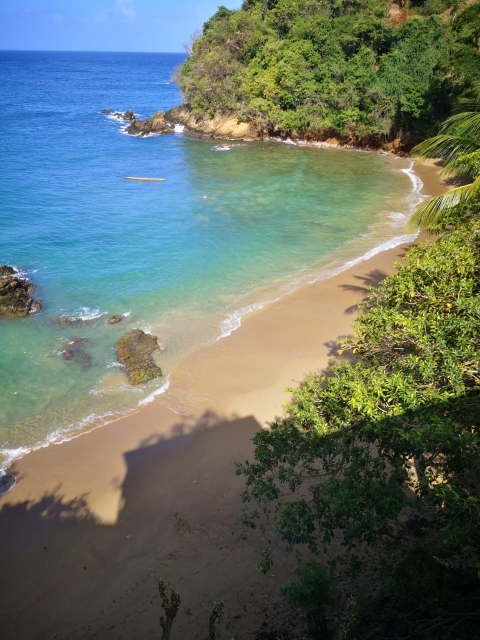
#> input picture files/practice open cv/images/landscape.jpeg, 960 x 1280 px (shown at 1/2 size)
$ jupyter execute p4.ipynb
#> lines starting #> are read from the running program, lines starting #| are printed output that depends on the picture
draw a shape on open cv

[cell 1]
import cv2
import numpy as np
from matplotlib import pyplot as plt

[cell 2]
def ISF(title='image',image = None , size = 10):
    w , h = image.shape[0] , image.shape[0]
    aspect_ratio = w/h
    plt.figure(figsize=(aspect_ratio*size,size))
    plt.imshow(cv2.cvtColor(image,cv2.COLOR_BGR2RGB))
    plt.title(title)
    plt.show()
image = cv2.imread('images/landscape.jpeg')
#> image is the input picture: shape (1280, 960, 3); mean B, G, R 102.9, 113.5, 101.1
ISF(image=image)

[cell 3]
image = np.zeros((512,512,3),np.uint8)
image_gray = np.zeros((512,512),np.uint8)

[cell 4]
cv2.line(image,(100,100),(100,150),(255,127,0),5)
ISF(image=image)
#> call 2 of ISF, with title = 'image', size = 10
#> in ISF (call 2), `plt.show()`:
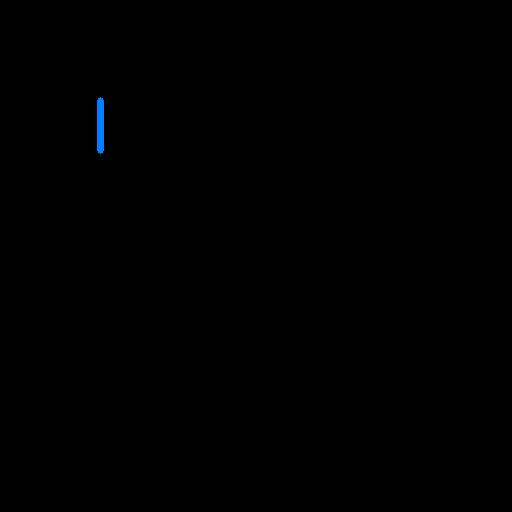
#> shown: shape (512, 512, 3); mean R, G, B 0, 0.2, 0.4

[cell 5]
image = np.zeros((512,512,3),np.uint8)
cv2.rectangle(image,(100,100),(200,200),(255,127,0),10)
#> image: shape (512, 512, 3)
ISF(image=image)
#> call 3 of ISF, with title = 'image', size = 10
#> in ISF (call 3), `plt.show()`:
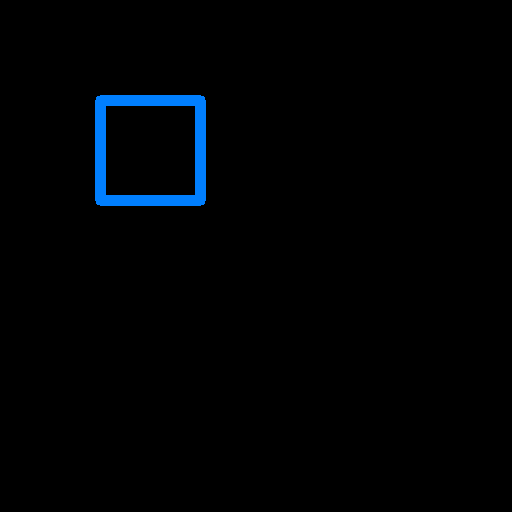
#> shown: shape (512, 512, 3); mean R, G, B 0, 2.1, 4.2

[cell 6]
image = np.zeros((512,512,3),np.uint8)
cv2.circle(image,(350,350),100,(255,127,0),-10)
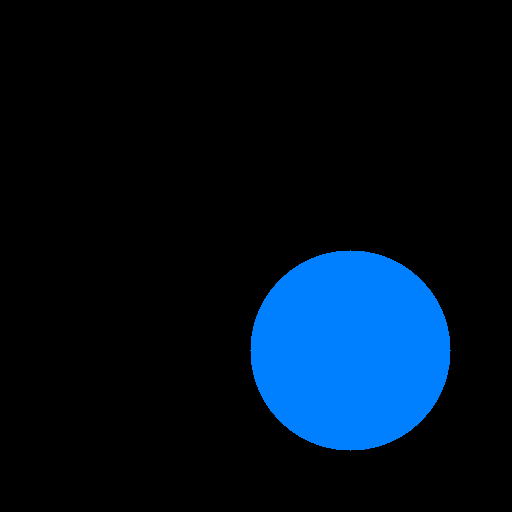
#> image: shape (512, 512, 3); mean B, G, R 30.6, 15.2, 0
ISF(image=image)

[cell 7]
image = np.zeros((512,512,3),np.uint8)
pts = np.array([[10,50],[400,50],[90,200],[50,500]],np.int32)
pts = pts.reshape((-1,1,2))
cv2.polylines(image,[pts],isClosed=True,color=(255,127,0),thickness=5)
ISF(image=image)
#> in ISF (call 5), `plt.show()`:
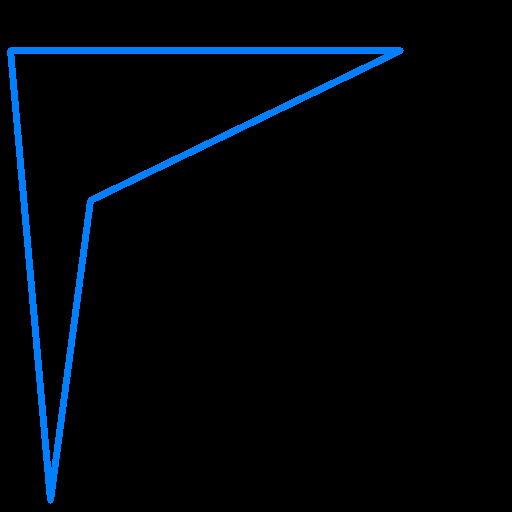
#> shown: shape (512, 512, 3); mean R, G, B 0, 5, 10

[cell 8]
image = np.zeros((2048,2048,3),np.uint8)
outstring = 'hello world'
cv2.putText(image, outstring ,(55,592),cv2.FONT_HERSHEY_SCRIPT_COMPLEX,10,(255,127,0),5)
ISF(image=image)
#> in ISF (call 6), `plt.show()`:
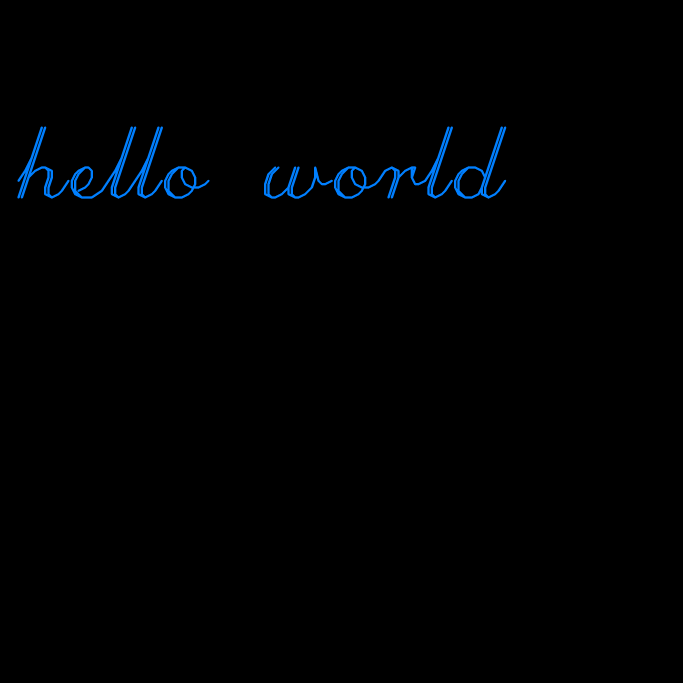
#> shown: shape (2048, 2048, 3) (shown at 1/3 size); mean R, G, B 0, 1.2, 2.5
